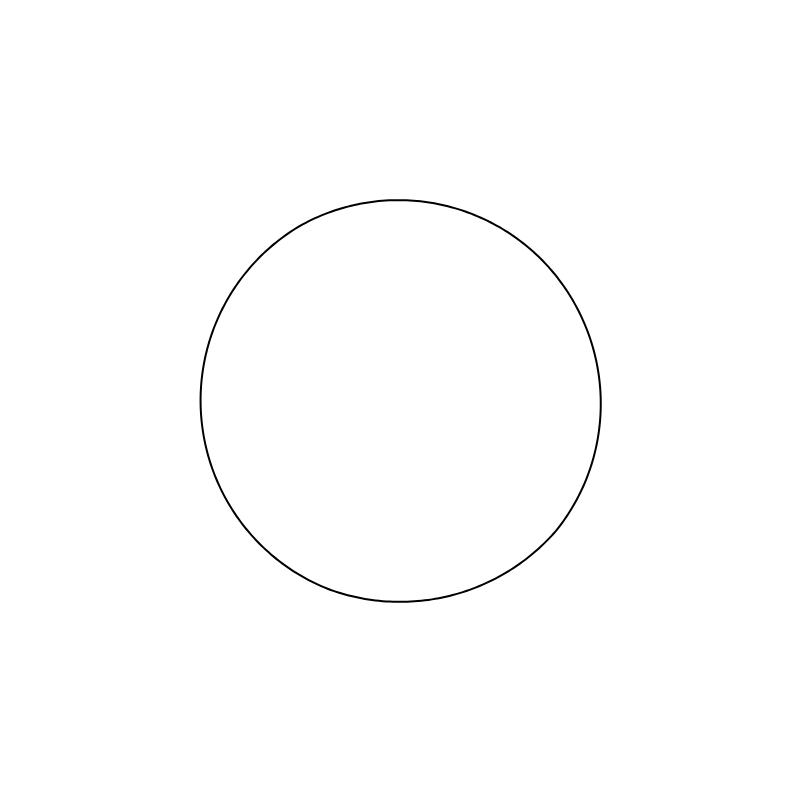
Frame 1 (no input)
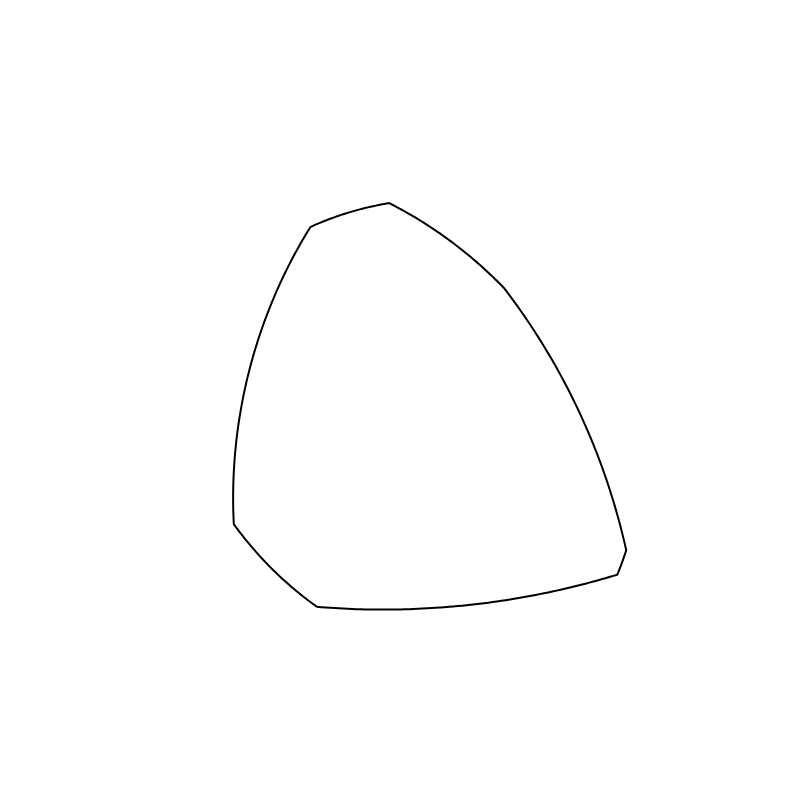
Frame 60 (no input)
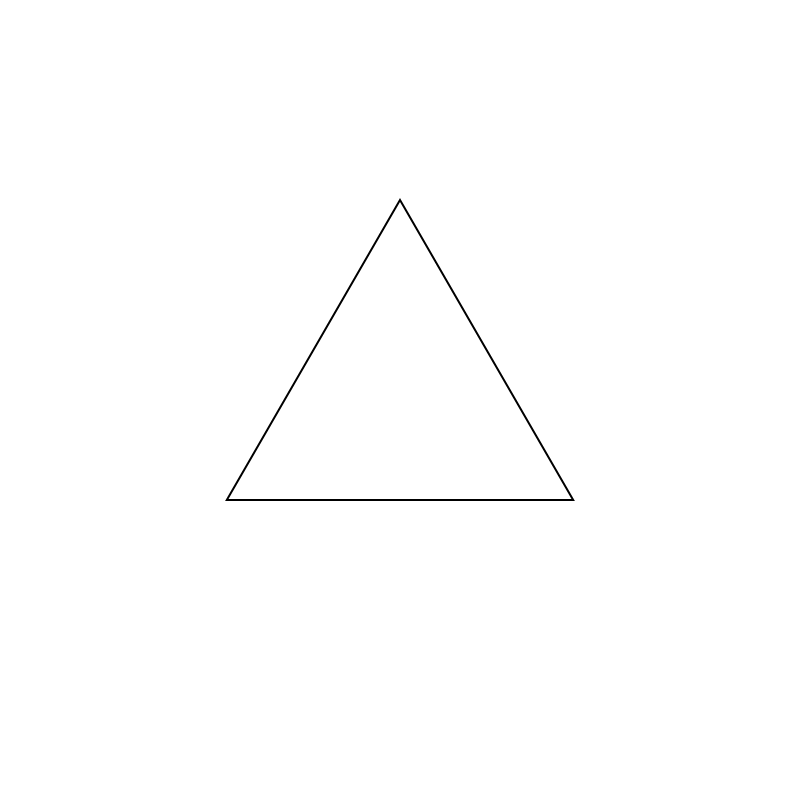
Frame 120 (the mouse pressed at the canvas centre since frame 60)

The p5.js sketch that drew these frames (run headless with seeded random() and noise() and a simulated clock; from frame 60 on, the mouse is pressed at the canvas centre):

// p5.js sketch
// ── sketch.js
let scale = 800;
let circlePoints = [];
let innerTriangle = [];
let interpolationHelp = [];
let radius = scale * 0.25;

function setup() {
	createCanvas(scale, scale);
	angleMode(DEGREES);
	circlePoints = GenerateCirclePoints(radius);
	innerTriangle = GenerateShapePoints(new Array(0, 120, 240), new Array(radius, radius, radius));
	let diagonal = Math.sqrt(radius * radius + radius * radius);
	interpolationHelp = GenerateShapePoints(new Array(45, 130, 200, 330), new Array(diagonal * 0.5, diagonal * 2, diagonal * 1.5, diagonal)); //This shape can be anything you want
}

function draw() {
	clear();
	translate(scale * 0.5, scale * 0.5);
	rotate(-90);
	noFill();
	strokeWeight(2);
	let ticks = 100;
	let way;
	let state = Math.floor(frameCount / ticks);
	state = state % 4;
	switch(state)
	{
		case 0:
			way = (frameCount % ticks) / ticks;
			break;
		case 1:
			way = 1;
			break;
		case 2:
			way = Math.abs(((frameCount % ticks) - ticks) / ticks);
			break;
		case 3:
			way = 0;
			break;
	}
	beginShape();
	for(let i = 0; i < circlePoints.length; i++)
	{
		let x = lerp(interpolationHelp[i].x, innerTriangle[i].x, way);
		let y = lerp(interpolationHelp[i].y, innerTriangle[i].y, way);
		vertex(lerp(circlePoints[i].x, x, way), lerp(circlePoints[i].y, y, way));
	}
	endShape(CLOSE);
}

// ── ShapeGeneration.js
function GenerateShapePoints(Angles, Distance)
{
    let Edges = [];
    for(let i = 0; i < Angles.length; i++)
    {
        Angles[i] = Math.round(Angles[i]);
        let x = Math.cos(radians(Angles[i])) * Distance[i];
        let y = Math.sin(radians(Angles[i])) * Distance[i];
        Edges.push(createVector(x, y));
    }

    let Points = [];
    for(let i = 0; i < 360; i++)
    {
        let index = 0;
        index = Angles.length - 1;
        for(let j = 0; j < Angles.length; j++)
        {
            if(i < Angles[j])
            {
                index = (j - 1 + Angles.length) % Angles.length;
                break;
            }
        }
        let way = ((i - Angles[index] + 360) % 360) / ((Angles[(index + 1) % Angles.length] - Angles[index] + 360) % 360);
        let x = lerp(Edges[index].x, Edges[(index + 1) % Angles.length].x, way);
        let y = lerp(Edges[index].y, Edges[(index + 1) % Angles.length].y, way);
        Points.push(createVector(x, y));
    }
    return Points;
}

function GenerateCirclePoints(Radius)
{
    let Points = [];
	for(let i = 0; i < 360; i++)
	{
		Points.push(createVector(Math.cos(radians(i)) * Radius, Math.sin(radians(i)) * Radius));
    }
    return Points;
}
